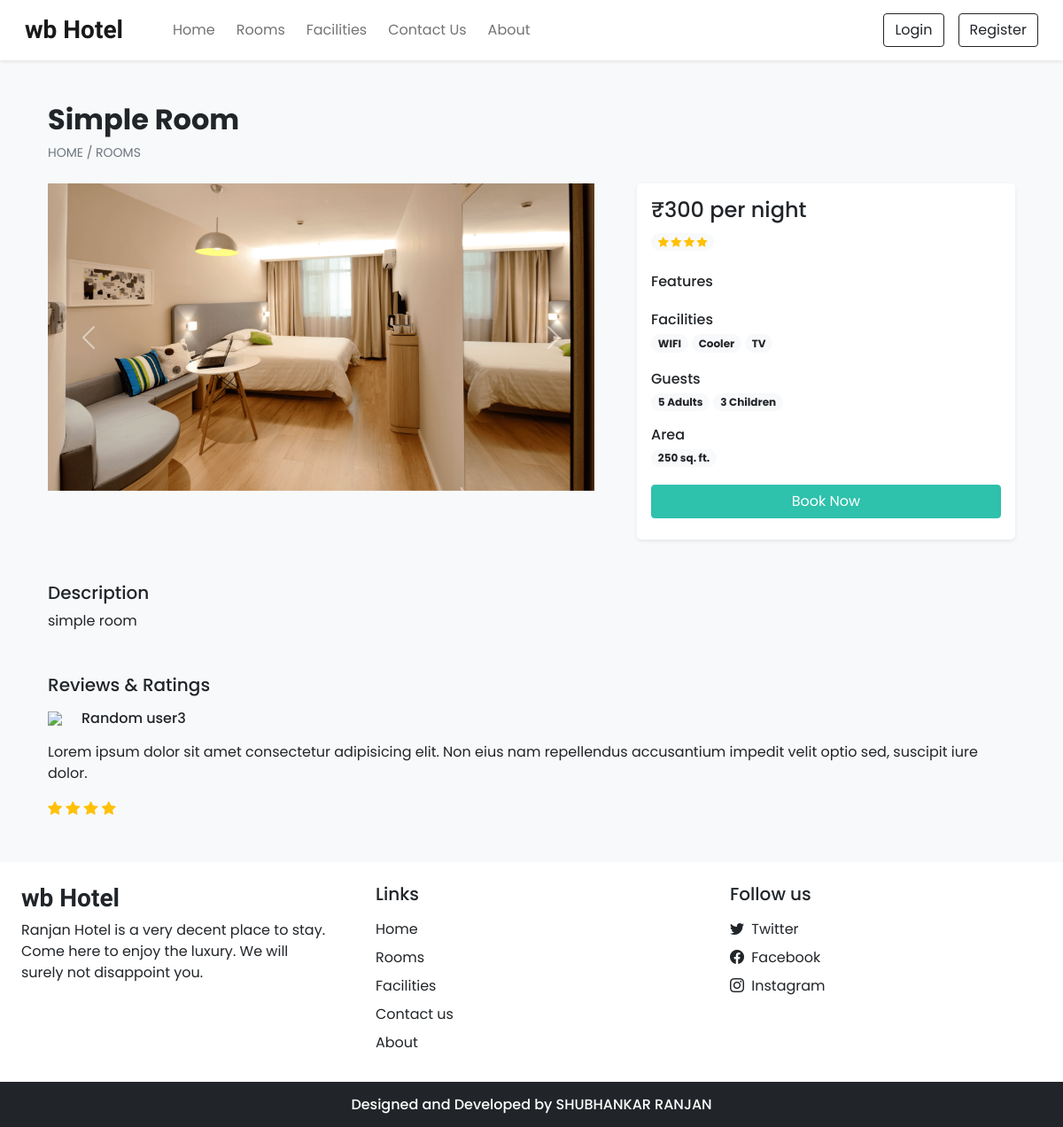
/room_details.php?id=8, run on the app's committed database.
### tables this page shows
CREATE TABLE `settings` (
  `sr_no` int(11) NOT NULL,
  `site_title` varchar(50) NOT NULL,
  `site_about` varchar(250) NOT NULL,
  `shutdown` tinyint(1) NOT NULL
);

CREATE TABLE `rooms` (
  `id` int(11) NOT NULL,
  `name` varchar(150) NOT NULL,
  `area` int(11) NOT NULL,
  `price` int(11) NOT NULL,
  `quantity` int(11) NOT NULL,
  `adult` int(11) NOT NULL,
  `children` int(11) NOT NULL,
  `description` varchar(400) NOT NULL,
  `status` tinyint(4) NOT NULL DEFAULT 1,
  `removed` int(11) NOT NULL DEFAULT 0
);

CREATE TABLE `room_images` (
  `sr_no` int(11) NOT NULL,
  `room_id` int(11) NOT NULL,
  `image` varchar(150) NOT NULL,
  `thumb` tinyint(4) NOT NULL DEFAULT 0
);

CREATE TABLE `facilities` (
  `id` int(11) NOT NULL,
  `icon` varchar(150) NOT NULL,
  `name` varchar(50) NOT NULL,
  `description` varchar(250) NOT NULL
);

### admin/inc/db_config.php (called while the page is built, shortened)
<?php
    function select($sql,$values,$datatype)
    {
        $con = $GLOBALS['con'];
        if($stmt = mysqli_prepare($con,$sql))
        {
            mysqli_stmt_bind_param($stmt,$datatype,...$values);
            if(mysqli_stmt_execute($stmt)){
               $res = mysqli_stmt_get_result($stmt);
               return $res;
            }
            else{
                mysqli_stmt_close($stmt);
                die("Query cannot be executed - Select");
            }
        }
        else{
            die("Query cannot be prepared - Select");
        }
    }
?>

### room_details.php (the view, shortened to what this page needs)
<!DOCTYPE html>
<html lang="en">
<head>
    <?php require('include/links.php') ?>
</head>
<body class="bg-light">
    <?php require('include/header.php'); ?>
    <?php
        $data = filtration($_GET);
        $room_res = select("SELECT * FROM `rooms` WHERE `id`=? AND `status`=? AND `removed`=?",[$data['id'],1,0],'iii');
        $room_data = mysqli_fetch_assoc($room_res);
    ?>
   <div class="container">
    <div class="row">
        <div class="col-12 my-5 mb-4 px-4">
            <h2 class="fw-bold"><?php echo $room_data['name'] ?></h2>
            <div style="font-size: 14px;">
                <a href="index.php" class="text-secondary text-decoration-none">HOME</a>
                <span class="text-secondary"> / </span>
                <a href="rooms.php" class="text-secondary text-decoration-none">ROOMS</a>
            </div>
        </div>
        <div class="col-lg-7 col-md-12 px-4">
            <div id="roomCarousel" class="carousel slide" data-bs-ride="carousel">
                <div class="carousel-inner">
                    <?php
                        $room_img = ROOMS_IMG_PATH."default_thumbnail.jpg";
                        $img_q = mysqli_query($con, "SELECT * FROM `room_images` WHERE `room_id`='$room_data[id]'");
                        if(mysqli_num_rows($img_q)>0)
                        {
                            $active_class = 'active';
                            while($img_res = mysqli_fetch_assoc($img_q)){
                                echo"
                                <div class='carousel-item $active_class'>
                                    <img src='".ROOMS_IMG_PATH.$img_res['image']."' class='d-block w-100'>
                                </div>
                                ";
                                $active_class='';
                            }
                        }else{
                            echo "<div class='carousel-item active'>
                            <img src='$room_img' class='d-block w-100'>
                            </div>";
                        }
                    ?>
                </div>
                <button class="carousel-control-prev" type="button" data-bs-target="#roomCarousel" data-bs-slide="prev">
                    <span class="carousel-control-prev-icon" aria-hidden="true"></span>
                </button>
                <button class="carousel-control-next" type="button" data-bs-target="#roomCarousel" data-bs-slide="next">
                    <span class="carousel-control-next-icon" aria-hidden="true"></span>
                </button>
            </div>
        </div>
        <div class="col-lg-5 col-md-12 px-4">
            <div class="card mb-4 border-0 shadow-sm rounded-3">
                <div class="card-body">
                    <?php
                        echo <<<price
                            <h4>₹$room_data[price] per night</h4>
                        price;
                        echo <<<rating
                            <div class="rating mb-4">
                                <span class="badge rounded-pill bg-light">
                                    <i class="bi bi-star-fill text-warning"></i>
                                    <i class="bi bi-star-fill text-warning"></i>
                                    <i class="bi bi-star-fill text-warning"></i>
                                    <i class="bi bi-star-fill text-warning"></i>
                                </span>
                            </div>
                        rating;
                        $features_data = "";
                        echo <<<features
                            <div class="features mb-4">
                                <h6 class="mb-1">Features</h6>
                                $features_data
                            </div>
                        features;
                        $fac_q = mysqli_query($con,"SELECT f.name FROM `facilities` f INNER JOIN `room_facilities` rfac ON f.id = rfac.facilities_id WHERE rfac.room_id='$room_data[id]'");
                        $facilities_data = "";
                        while($fac_row = mysqli_fetch_assoc($fac_q)){
                            $facilities_data .= "<span class='badge rounded-pill bg-light text-dark text-wrap me-1 mb-1'>$fac_row[name]</span>";
                        }
                        echo <<<facilities
                            <div class="facilities mb-3">
                                <h6 class="mb-1">Facilities</h6>
                                $facilities_data
                            </div>
                        facilities;
                        echo <<<guests
                            <div class="guests mb-3">
                                <h6 class="mb-1">Guests</h6>
                                <span class="badge rounded-pill bg-light text-dark text-wrap">
                                    $room_data[adult] Adults
                                </span>
                                <span class="badge rounded-pill bg-light text-dark text-wrap">
                                    $room_data[children] Children
                                </span>
                            </div>
                        guests;
                        echo <<<area
                            <div class="area mb-3">
                                <h6 class="mb-1">Area</h6>
                                <span class='badge rounded-pill bg-light text-dark text-wrap me-1 mb-1'>$room_data[area] sq. ft.</span>
                            </div>
                        area;
                        if(!$settings_r['shutdown']){
                            $login=0;
                            echo <<<book
                                <button onclick='checkLoginToBook($login,$room_data[id])' class="btn w-100 text-white custom-bg shadow-none mb-2">Book Now</button>
                            book;
                        }
                    ?>
                </div>
            </div>
        </div>
        <div class="col-12 mt-4 px-4">
            <div class="mb-5">
                <h5>Description</h5>
                <p>
                    <?php echo $room_data['description']  ?>
                </p>
            </div>
            <div class="review_rating">
                <h5 class="mb-3">Reviews & Ratings</h5>
                <div>
                    <div class="d-flex align-items-center mb-3">
                        <img src="Image/facilities/tv.svg" width="30px">
                        <h6 class="m-0 ms-2">Random user3</h6>
                    </div>
                    <p>
                        Lorem ipsum dolor sit amet consectetur adipisicing elit. Non eius nam repellendus accusantium impedit velit optio sed, suscipit iure dolor.
                    </p>
                    <div class="rating">
                        <i class="bi bi-star-fill text-warning"></i>
                        <i class="bi bi-star-fill text-warning"></i>
                        <i class="bi bi-star-fill text-warning"></i>
                        <i class="bi bi-star-fill text-warning"></i>
                    </div>
                </div>
            </div>
        </div>
    </div>
   </div>
    <?php require("include/footer.php"); ?>
</body>
</html>

### include/header.php (shortened to what this page needs)
<nav id="nav-bar" class="navbar navbar-expand-lg navbar-light bg-white px-lg-3 py-lg-2 shadow-sm sticky-top">
    <div class="container-fluid">
        <a class="navbar-brand me-5 fw-bold fs-3 h-font" href="index.php"><?php echo $settings_r['site_title'] ?></a>
        <div class="collapse navbar-collapse" id="navbarSupportedContent">
        <ul class="navbar-nav me-auto mb-2 mb-lg-0">
            <li class="nav-item">
                <a class="nav-link me-2" href="index.php">Home</a>
            </li>
            <li class="nav-item">
                <a class="nav-link me-2" href="rooms.php">Rooms</a>
            </li>
            <li class="nav-item">
                <a class="nav-link me-2" href="facilities.php">Facilities</a>
            </li>
            <li class="nav-item">
                <a class="nav-link me-2" href="contact.php">Contact Us</a>
            </li>
            <li class="nav-item">
                <a class="nav-link" href="about.php">About</a>
            </li>
        </ul>
            <div class="d-flex">
                <?php
                    if(isset($_SESSION['login']) && $_SESSION['login']==true)
                    {
                        $path = USERS_IMG_PATH;
                        echo <<<data
                            <div class="btn-group">
                                <button type="button" class="btn btn-outline-dark shadow-none dropdown-toggle" data-bs-toggle="dropdown" data-bs-display="static" aria-expanded="false">
                                    <img src="$path$_SESSION[uPic]" style="width: 25px; height: 25px;" class="me-1">
                                    $_SESSION[uName]
                                </button>
                                <ul class="dropdown-menu dropdown-menu-lg-end">
                                <li><a class="dropdown-item" href="profile.php">Profile</a></li>
                                <li><a class="dropdown-item" href="bookings.php">Bookings</a></li>
                                <li><a class="dropdown-item" href="logout.php">Log Out</a></li>
                                </ul>
                            </div>
                        data;
                    }
                    else
                    {
                        echo <<<data
                            <button type="button" class="btn btn-outline-dark shadow-none me-lg-3 me-2" data-bs-toggle="modal" data-bs-target="#loginModal">
                                Login
                            </button>
                            <button type="button" class="btn btn-outline-dark shadow-none" data-bs-toggle="modal" data-bs-target="#registerModal">
                                Register
                            </button>
                        data;
                    }
                ?>
            </div>
        </div>
    </div>
</nav>

### include/footer.php (shortened to what this page needs)
<div class="container-fluid bg-white mt-5">
    <div class="row">
        <div class="col-lg-4 p-4">
            <h3 class="h-font fw-bold fs-3 mb-2"><?php echo $settings_r['site_title'] ?></h3>
            <p><?php echo $settings_r['site_about'] ?></p>
        </div>
        <div class="col-lg-4 p-4">
            <h5 class="mb-3">Links</h5>
            <a href="index.php" class="d-inline-block mb-2 text-dark text-decoration-none">Home</a> <br>
            <a href="rooms.php" class="d-inline-block mb-2 text-dark text-decoration-none">Rooms</a> <br>
            <a href="facilities.php" class="d-inline-block mb-2 text-dark text-decoration-none">Facilities</a> <br>
            <a href="contact.php" class="d-inline-block mb-2 text-dark text-decoration-none">Contact us</a> <br>
            <a href="about.php" class="d-inline-block mb-2 text-dark text-decoration-none">About</a>
        </div>
        <div class="col-lg-4 p-4">
            <h5 class="mb-3">Follow us</h5>
            <?php
                    if($contact_r['tw']!=''){
                        echo <<<data
                            <a href="#" class="d-inline-block text-dark text-decoration-none mb-2">
                                <i class="bi bi-twitter me-1"></i> Twitter
                            </a>
                            <br>
                        data;
                    }
                ?>
            <a href="<?php echo $contact_r['fb'] ?>" class="d-inline-block text-dark text-decoration-none mb-2">
                <i class="bi bi-facebook me-1"></i> Facebook
            </a>
            <br>
            <a href="<?php echo $contact_r['insta'] ?>" class="d-inline-block text-dark text-decoration-none">
                <i class="bi bi-instagram me-1"></i> Instagram
            </a>
        </div>
    </div>
</div>
<h6 class="text-center bg-dark text-white p-3 m-0">Designed and Developed by SHUBHANKAR RANJAN</h6>

### CSS/common.css (style rules this page uses)
:root { --teal: #2ec1ac; --teal_hover: #279e8c }
* { font-family: 'Poppins', sans-serif; }
.h-font { font-family: 'Merienda', cursive; }
.custom-bg { background-color: var(--teal); border: 1px solid var(--teal); }

### data on the page
settings: site_title "wb Hotel", site_about "Ranjan Hotel is a very decent place to stay. Come here to enjoy the luxury. We will surely not disappoint you."
rooms: name "Simple Room", price "300", adult "5", children "3", area "250", description "simple room"
room_images: image (picture)
facilities: name "WIFI"
facilities: name "Cooler"
facilities: name "TV"
